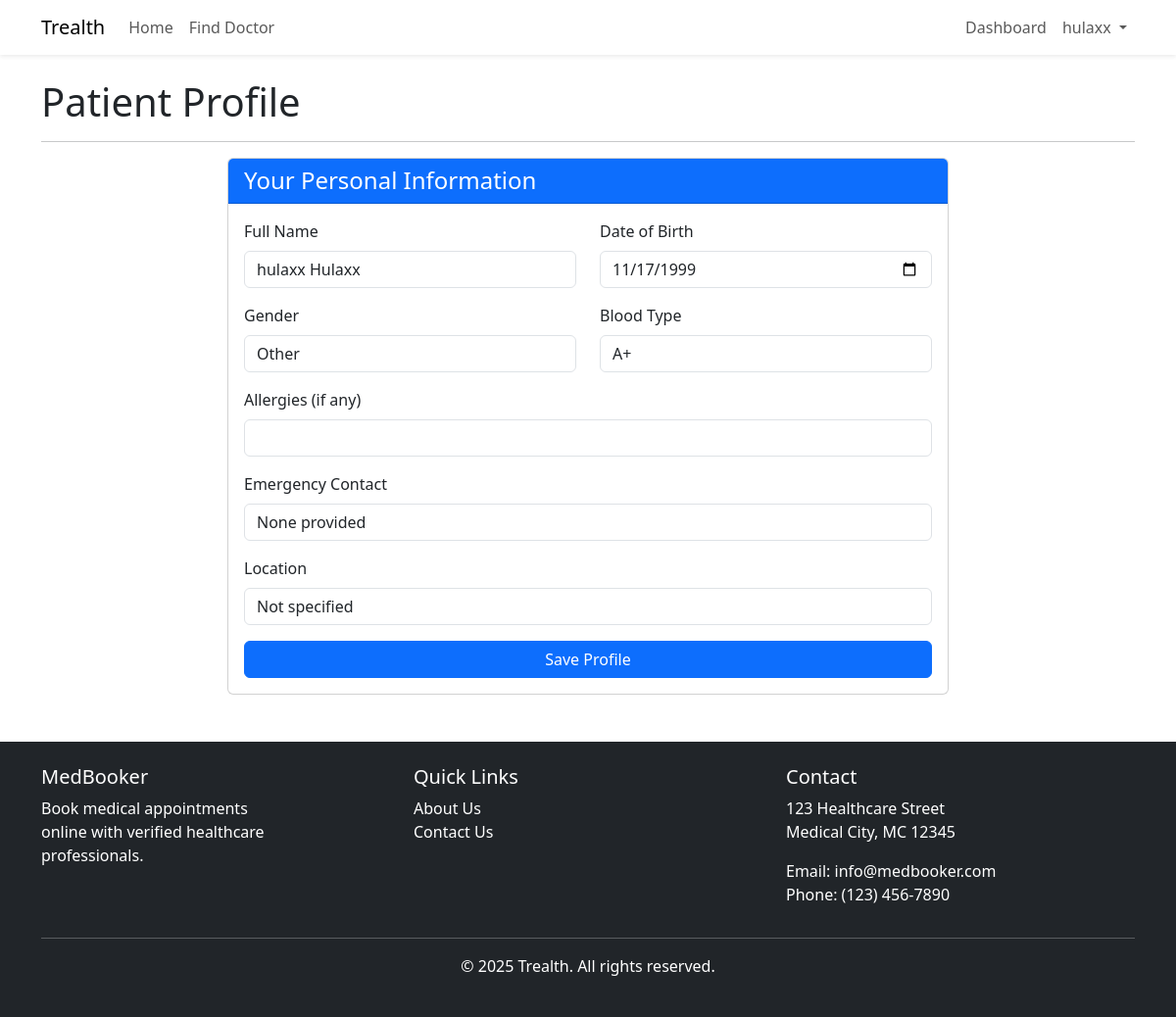
Screenshot of /patients/profile/ (signed in) with the database file from the repository.
### accounts/models.py (models this page shows)
class User(AbstractUser):
    USER_TYPE_CHOICES = (
        ('doctor', 'Doctor'),
        ('patient', 'Patient'),
        ('admin', 'Administrator'),
    )
    email = models.EmailField(unique=True)
    user_type = models.CharField(max_length=10, choices=USER_TYPE_CHOICES)
    USERNAME_FIELD = 'email'
    REQUIRED_FIELDS = ['first_name', 'last_name']
    objects = CustomUserManager()

### patients/models.py (models this page shows, shortened)
class Patient(models.Model):
    patient_id = models.AutoField(primary_key=True)
    user = models.OneToOneField(settings.AUTH_USER_MODEL, on_delete=models.CASCADE, related_name='patient_profile')
    full_name = models.CharField(max_length=255)
    date_of_birth = models.DateField()
    gender = models.CharField(max_length=10)
    blood_type = models.CharField(max_length=5)
    allergies = models.CharField(max_length=255, blank=True)
    emergency_contact = models.CharField(max_length=255)
    balance = models.DecimalField(max_digits=10, decimal_places=2, default=0.00)
    location = models.CharField(max_length=255)

### patients/views.py (the view)
# urls.py: path('profile/', views.profile, name='profile'),
@login_required
def profile(request):
    try:
        patient = Patient.objects.get(user=request.user)
    except Patient.DoesNotExist:
        patient = Patient(user=request.user, full_name=f"{request.user.first_name} {request.user.last_name}")
    if request.method == 'POST':
        form = PatientProfileForm(request.POST, instance=patient)
        if form.is_valid():
            form.save()
            messages.success(request, 'Profile updated successfully!')
            return redirect('patients:dashboard')
    else:
        form = PatientProfileForm(instance=patient)
    return render(request, 'patients/profile.html', {'form': form})

### templates/patients/profile.html (shortened to what this page needs)
{% extends 'base.html' %}
{% block content %}
<div class="row">
    <div class="col-md-12">
        <h1>Patient Profile</h1>
        <hr>
    </div>
</div>
<div class="row">
    <div class="col-md-8 offset-md-2">
        <div class="card">
            <div class="card-header bg-primary text-white">
                <h4 class="mb-0">Your Personal Information</h4>
            </div>
            <div class="card-body">
                <form method="post">
                    <div class="row mb-3">
                        <div class="col-md-6">
                            <label for="{{ form.full_name.id_for_label }}" class="form-label">Full Name</label>
                            {{ form.full_name }}
                        </div>
                        <div class="col-md-6">
                            <label for="{{ form.date_of_birth.id_for_label }}" class="form-label">Date of Birth</label>
                            {{ form.date_of_birth }}
                        </div>
                    </div>
                    <div class="row mb-3">
                        <div class="col-md-6">
                            <label for="{{ form.gender.id_for_label }}" class="form-label">Gender</label>
                            {{ form.gender }}
                        </div>
                        <div class="col-md-6">
                            <label for="{{ form.blood_type.id_for_label }}" class="form-label">Blood Type</label>
                            {{ form.blood_type }}
                        </div>
                    </div>
                    <div class="mb-3">
                        <label for="{{ form.allergies.id_for_label }}" class="form-label">Allergies (if any)</label>
                        {{ form.allergies }}
                    </div>
                    <div class="mb-3">
                        <label for="{{ form.emergency_contact.id_for_label }}" class="form-label">Emergency Contact</label>
                        {{ form.emergency_contact }}
                    </div>
                    <div class="mb-3">
                        <label for="{{ form.location.id_for_label }}" class="form-label">Location</label>
                        {{ form.location }}
                    </div>
                    <div class="d-grid">
                        <button type="submit" class="btn btn-primary">Save Profile</button>
                    </div>
                </form>
            </div>
        </div>
    </div>
</div>
{% endblock %}

### templates/base.html (shortened to what this page needs)
<!DOCTYPE html>
<html lang="en">
<head>
    <link href="https://cdn.jsdelivr.net/npm/bootstrap@5.3.0-alpha1/dist/css/bootstrap.min.css" rel="stylesheet">
    <link rel="stylesheet" href="https://cdn.jsdelivr.net/npm/bootstrap-icons@1.10.0/font/bootstrap-icons.css">
</head>
<body>
    <nav class="navbar navbar-expand-lg navbar-light bg-white shadow-sm">
        <div class="container">
            <a class="navbar-brand" href="{% url 'core:home' %}">Trealth</a>
            <div class="collapse navbar-collapse" id="navbarNav">
                <ul class="navbar-nav me-auto">
                    <li class="nav-item">
                        <a class="nav-link" href="{% url 'core:home' %}">Home</a>
                    </li>
                    {% if user.is_authenticated and user.user_type == 'patient' %}
                    <li class="nav-item">
                        <a class="nav-link" href="{% url 'core:find_doctor' %}">Find Doctor</a>
                    </li>
                    {% endif %}
                </ul>
                <ul class="navbar-nav ms-auto">
                    {% if user.is_authenticated %}
                        {% if user.user_type == 'doctor' %}
                            <li class="nav-item">
                                <a class="nav-link" href="{% url 'doctors:dashboard' %}">Dashboard</a>
                            </li>
                        {% elif user.user_type == 'patient' %}
                            <li class="nav-item">
                                <a class="nav-link" href="{% url 'patients:dashboard' %}">Dashboard</a>
                            </li>
                        {% elif user.user_type == 'admin' %}
                            <li class="nav-item">
                                <a class="nav-link" href="{% url 'admin_portal:dashboard' %}">Admin</a>
                            </li>
                        {% endif %}
                        <li class="nav-item dropdown">
                            <a class="nav-link dropdown-toggle" href="#" id="navbarDropdown" role="button" data-bs-toggle="dropdown" aria-expanded="false">
                                {{ user.first_name }}
                            </a>
                        </li>
                    {% endif %}
                </ul>
            </div>
        </div>
    </nav>
    <div class="container mt-4">
        {% block content %}{% endblock %}
    </div>
    <footer class="bg-dark text-white py-4 mt-5">
        <div class="container">
            <div class="row">
                <div class="col-md-4">
                    <h5>MedBooker</h5>
                    <div style="width: 70%;">
                        <p>Book medical appointments online with verified healthcare professionals.</p>
                    </div>
                </div>
                <div class="col-md-4">
                    <h5>Quick Links</h5>
                    <ul class="list-unstyled">
                        <li><a href="{% url 'core:about' %}" class="text-white" style="text-decoration: none;">About Us</a></li>
                        <li><a href="{% url 'core:contact' %}" class="text-white" style="text-decoration: none;">Contact Us</a></li>
                    </ul>
                </div>
                <div class="col-md-4">
                    <h5>Contact</h5>
                    <address>
                        <p>123 Healthcare Street<br>Medical City, MC 12345</p>
                        <p>Email: info@medbooker.com<br>Phone: (123) 456-7890</p>
                    </address>
                </div>
            </div>
            <hr>
            <div class="text-center">
                <p>&copy; 2025 Trealth. All rights reserved.</p>
            </div>
        </div>
    </footer>
</body>
</html>

### rows the page displays
User: first_name "hulaxx"
Patient: full_name "hulaxx Hulaxx", date_of_birth "11/17/1999", gender "Other", blood_type "A+", emergency_contact "None provided", location "Not specified"
